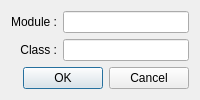
<?xml version="1.0" encoding="UTF-8"?>
<ui version="4.0">
 <class>Dialog</class>
 <widget class="QDialog" name="Dialog">
  <property name="geometry">
   <rect>
    <x>0</x>
    <y>0</y>
    <width>200</width>
    <height>90</height>
   </rect>
  </property>
  <property name="windowTitle">
   <string>Dialog</string>
  </property>
  <layout class="QGridLayout" name="gridLayout">
   <item row="0" column="0">
    <widget class="QLabel" name="label">
     <property name="text">
      <string>Module :</string>
     </property>
     <property name="alignment">
      <set>Qt::AlignRight|Qt::AlignTrailing|Qt::AlignVCenter</set>
     </property>
    </widget>
   </item>
   <item row="1" column="0">
    <widget class="QLabel" name="label_2">
     <property name="text">
      <string>Class :</string>
     </property>
     <property name="alignment">
      <set>Qt::AlignRight|Qt::AlignTrailing|Qt::AlignVCenter</set>
     </property>
    </widget>
   </item>
   <item row="1" column="1">
    <widget class="QLineEdit" name="classLineEdit"/>
   </item>
   <item row="2" column="0" colspan="2">
    <widget class="QDialogButtonBox" name="buttonBox">
     <property name="orientation">
      <enum>Qt::Horizontal</enum>
     </property>
     <property name="standardButtons">
      <set>QDialogButtonBox::Cancel|QDialogButtonBox::Ok</set>
     </property>
    </widget>
   </item>
   <item row="0" column="1">
    <widget class="QLineEdit" name="moduleLineEdit"/>
   </item>
  </layout>
 </widget>
 <resources/>
 <connections>
  <connection>
   <sender>buttonBox</sender>
   <signal>accepted()</signal>
   <receiver>Dialog</receiver>
   <slot>accept()</slot>
   <hints>
    <hint type="sourcelabel">
     <x>248</x>
     <y>254</y>
    </hint>
    <hint type="destinationlabel">
     <x>157</x>
     <y>274</y>
    </hint>
   </hints>
  </connection>
  <connection>
   <sender>buttonBox</sender>
   <signal>rejected()</signal>
   <receiver>Dialog</receiver>
   <slot>reject()</slot>
   <hints>
    <hint type="sourcelabel">
     <x>316</x>
     <y>260</y>
    </hint>
    <hint type="destinationlabel">
     <x>286</x>
     <y>274</y>
    </hint>
   </hints>
  </connection>
 </connections>
</ui>
